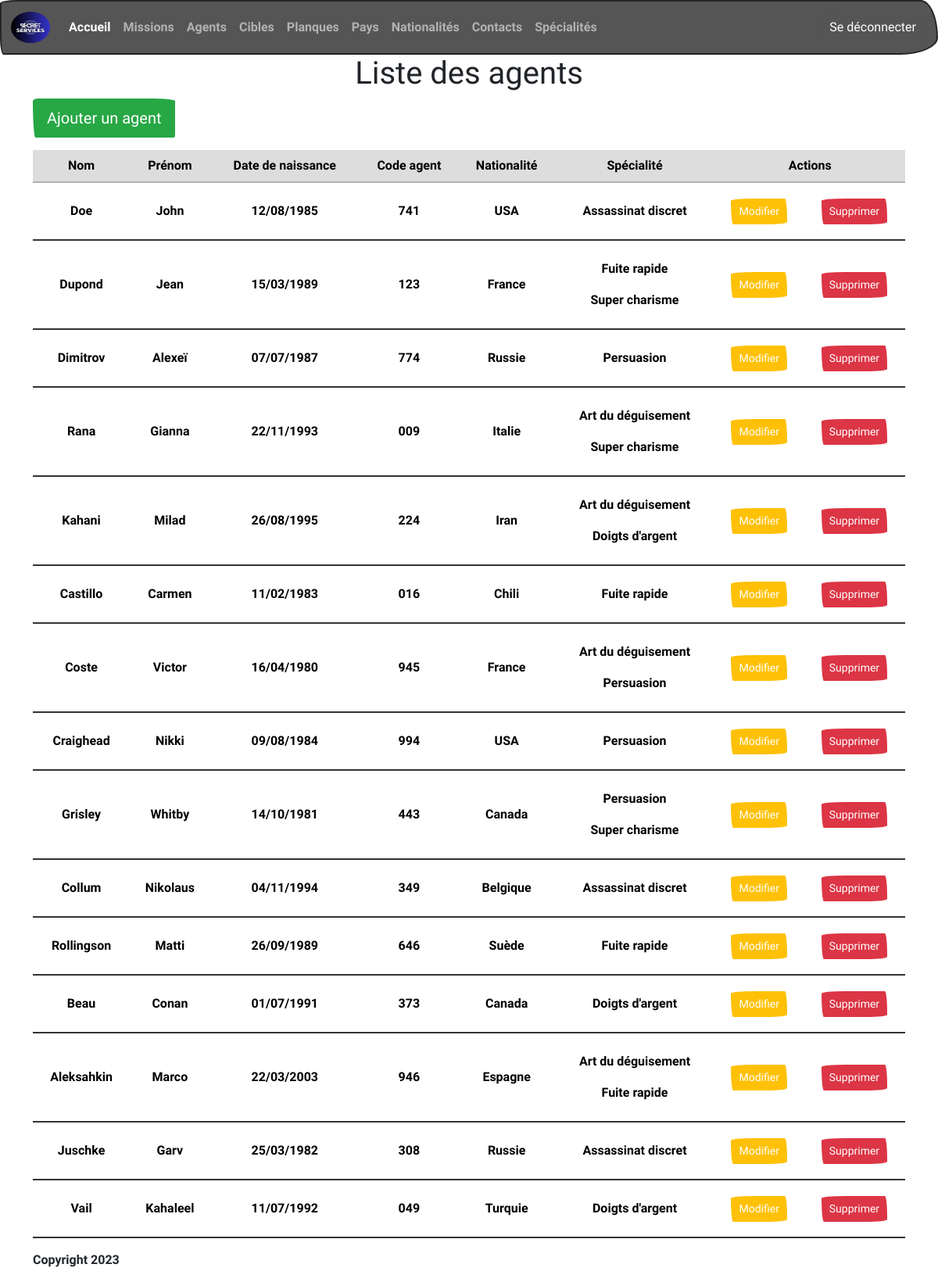
Page /agent (signed in) on the committed database.
### tables this page shows
CREATE TABLE IF NOT EXISTS `agent` (
  `id` int(11) NOT NULL AUTO_INCREMENT,
  `lastName` varchar(50) NOT NULL,
  `firstName` varchar(50) NOT NULL,
  `birthdate` date NOT NULL,
  `identificationCode` int(3) unsigned zerofill NOT NULL,
  `idNationality` int(11) NOT NULL,
  PRIMARY KEY (`id`),
  KEY `idNationality` (`idNationality`) USING BTREE,
  CONSTRAINT `agent_ibfk_1` FOREIGN KEY (`idNationality`) REFERENCES `nationality` (`id`) ON DELETE CASCADE ON UPDATE CASCADE
);

CREATE TABLE IF NOT EXISTS `nationality` (
  `id` int(11) NOT NULL AUTO_INCREMENT,
  `name` varchar(50) NOT NULL,
  PRIMARY KEY (`id`)
);

### controllers/AgentController.php (called while the page is built, shortened)
<?php
require_once 'models/managers/AgentManager.php';
class AgentController
{
    protected $agentManager;
    public function __construct()
    {
        $this->agentManager = new AgentManager;
    }
    public function index()
    {
        $agents = $this->agentManager->showAgentList();
        require_once 'views/agent/agentList.php';
    }
}

### index.php (called while the page is built, shortened)
<?php
require_once 'controllers/AgentController.php';
$router = new Router();
$router->addRoute('GET', BASE_URL . '/', 'HomeController', 'index');
$router->addRoute('POST', BASE_URL . '/search', 'SearchController', 'index');
$router->addRoute('GET', BASE_URL . '/login', 'LoginController', 'index');
$router->addRoute('POST', BASE_URL . '/login', 'LoginController', 'login');
$router->addRoute('GET', BASE_URL . '/logout', 'LogoutController', 'logout');
$router->addRoute('GET', BASE_URL . '/country', 'CountryController', 'index');
$router->addRoute('GET', BASE_URL . '/country/add', 'CountryController', 'addCountry');
$router->addRoute('POST', BASE_URL . '/country/add', 'CountryController', 'countryAddedToDatabase');
$router->addRoute('POST', BASE_URL . '/country/edit', 'CountryController', 'editCountry');
$router->addRoute('POST', BASE_URL . '/country/editOk', 'CountryController', 'editCountryInDatabase');
$router->addRoute('POST', BASE_URL . '/country', 'CountryController', 'deleteCountryFromDatabase');
$router->addRoute('GET', BASE_URL . '/nationality', 'NationalityController', 'index');
$router->addRoute('GET', BASE_URL . '/nationality/add', 'NationalityController', 'addNationality');
$router->addRoute('POST', BASE_URL . '/nationality/add', 'NationalityController', 'nationalityAddedToDatabase');
$router->addRoute('POST', BASE_URL . '/nationality/edit', 'NationalityController', 'editNationality');
$router->addRoute('POST', BASE_URL . '/nationality/editOk', 'NationalityController', 'editNationalityInDatabase');
$router->addRoute('POST', BASE_URL . '/nationality', 'NationalityController', 'deleteNationalityFromDatabase');
$router->addRoute('GET', BASE_URL . '/hideout', 'HideoutController', 'index');
$router->addRoute('GET', BASE_URL . '/hideout/add', 'HideoutController', 'addHideout');
$router->addRoute('POST', BASE_URL . '/hideout/add', 'HideoutController', 'hideoutAddedToDatabase');
$router->addRoute('POST', BASE_URL . '/hideout/edit', 'HideoutController', 'editHideout');
$router->addRoute('POST', BASE_URL . '/hideout/editOk', 'HideoutController', 'editHideoutInDatabase');
$router->addRoute('POST', BASE_URL . '/hideout', 'HideoutController', 'deleteHideoutFromDatabase');
$router->addRoute('GET', BASE_URL . '/target', 'TargetController', 'index');
$router->addRoute('GET', BASE_URL . '/target/add', 'TargetController', 'addTarget');
$router->addRoute('POST', BASE_URL . '/target/add', 'TargetController', 'targetAddedToDatabase');
$router->addRoute('POST', BASE_URL . '/target/edit', 'TargetController', 'editTarget');
$router->addRoute('POST', BASE_URL . '/target/editOk', 'TargetController', 'editTargetInDatabase');
$router->addRoute('POST', BASE_URL . '/target', 'TargetController', 'deleteTargetFromDatabase');
$router->addRoute('GET', BASE_URL . '/contact', 'ContactController', 'index');
$router->addRoute('GET', BASE_URL . '/contact/add', 'ContactController', 'addContact');
$router->addRoute('POST', BASE_URL . '/contact/add', 'ContactController', 'contactAddedToDatabase');
$router->addRoute('POST', BASE_URL . '/contact/edit', 'ContactController', 'editContact');
$router->addRoute('POST', BASE_URL . '/contact/editOk', 'ContactController', 'editContactInDatabase');
$router->addRoute('POST', BASE_URL . '/contact', 'ContactController', 'deleteContactFromDatabase');
$router->addRoute('GET', BASE_URL . '/agent', 'AgentController', 'index');
$router->addRoute('GET', BASE_URL . '/agent/add', 'AgentController', 'addAgent');
$router->addRoute('POST', BASE_URL . '/agent/add', 'AgentController', 'agentAddedToDatabase');
$router->addRoute('POST', BASE_URL . '/agent/edit', 'AgentController', 'editAgent');
$router->addRoute('POST', BASE_URL . '/agent/editOk', 'AgentController', 'editAgentInDatabase');
$router->addRoute('POST', BASE_URL . '/agent', 'AgentController', 'deleteAgentFromDatabase');
$router->addRoute('GET', BASE_URL . '/mission', 'MissionController', 'index');
$router->addRoute('GET', BASE_URL . '/mission/add', 'MissionController', 'addMission');
$router->addRoute('POST', BASE_URL . '/mission/add', 'MissionController', 'missionAddedInDatabase');
$router->addRoute('POST', BASE_URL . '/mission/edit', 'MissionController', 'editMission');
$router->addRoute('POST', BASE_URL . '/mission/editOk', 'MissionController', 'editMissionInDatabase');
$router->addRoute('POST', BASE_URL . '/mission', 'MissionController', 'deleteMissionFromDatabase');
$router->addRoute('GET', BASE_URL . '/speciality', 'SpecialityController', 'index');
$router->addRoute('GET', BASE_URL . '/speciality/add', 'SpecialityController', 'addSpeciality');
$router->addRoute('POST', BASE_URL . '/speciality/add', 'SpecialityController', 'specialityAddedInDatabase');
$router->addRoute('POST', BASE_URL . '/speciality/edit', 'SpecialityController', 'editSpeciality');
$router->addRoute('POST', BASE_URL . '/speciality/editOk', 'SpecialityController', 'editSpecialityInDatabase');
$router->addRoute('POST', BASE_URL . '/speciality', 'SpecialityController', 'deleteSpecialityFromDatabase');
$method = $_SERVER['REQUEST_METHOD'];
$uri = $_SERVER['REQUEST_URI'];
$handler = $router->getHandler($method, $uri);
$controller = new $handler['controller']();
$action = $handler['action'];
$controller->$action();

### models/Model.php (called while the page is built, shortened)
<?php
abstract class Model
{
    private static $pdo;
    private static function setDatabase()
    {
        $host = 'localhost';
        $username = 'root';
        $password = '';
        $dbname = 'spy_agency';
        self::$pdo = new PDO('mysql:host=' . $host . ';port=3307;dbname=' . $dbname . ';charset=utf8', $username, $password);
        self::$pdo->setAttribute(PDO::ATTR_ERRMODE, PDO::ERRMODE_WARNING);
    }
    protected function getDatabase()
    {
        return self::$pdo;
    }
}

### models/managers/AgentManager.php (called while the page is built, shortened)
<?php
require_once 'models/Model.php';
require_once 'models/classes/Agent.php';
class AgentManager extends Model
{
    public function showAgentList()
    {
        try {
            $req = 'SELECT a.id, a.lastName, a.firstName, a.birthdate, a.identificationCode, n.name AS nationality
                    FROM agent a
                    INNER JOIN nationality n
                    ON n.id = a.idNationality
                    ';
            $stmt = $this->getDatabase()->prepare($req);
            if ($stmt->execute()) {
                return $stmt->fetchAll(PDO::FETCH_ASSOC);
            }
        } catch (PDOException $e) {
          $e->getMessage();
        }
    }
    public function showAgentSpeciality($id)
    {
        try {
            $req = 'SELECT name
            FROM speciality s
            INNER JOIN agentspeciality sp
            ON sp.idSpeciality = s.id
            WHERE sp.idAgent = :id;'
            ;
            $stmt = $this->getDatabase()->prepare($req);
            $stmt->bindValue(':id', $id, PDO::PARAM_INT);
            $stmt->execute();
            $result = $stmt->fetchAll(PDO::FETCH_COLUMN);
            return $result;
        } catch (PDOException $e) {
            $e->getMessage();
        }
    }
}

### models/classes/Agent.php (called while the page is built, shortened)
<?php
class Agent
{
    private ?int $id = null;
    private string $lastName;
    private string $firstName;
    private string $birthdate;
    private int $identificationCode;
    private string $nationality;
    public function __construct(int $id, string $lastName, string $firstName, string $birthdate, int $identificationCode,
                                string $nationality)
    {
        $this->id = $id;
        $this->lastName = $lastName;
        $this->firstName = $firstName;
        $this->birthdate = $birthdate;
        $this->identificationCode = $identificationCode;
        $this->nationality = $nationality;
    }
    public function getId(): int
    {
        return $this->id;
    }
    public function getLastName(): string
    {
        return $this->lastName;
    }
    public function getFirstName(): string
    {
        return $this->firstName;
    }
    public function getBirthDate(): string
    {
        return $this->birthdate;
    }
    public function getIdentificationCode(): int
    {
        return $this->identificationCode;
    }
    public function getNationality(): string
    {
        return $this->nationality;
    }
}

### views/agent/agentList.php (the view, shortened to what this page needs)
<?php
if (isset($_SESSION['connect']) && $_SESSION['role'] === '["ROLE_ADMIN"]') {
?>
  <h1 class="text-center">Liste des agents</h1>
  <a href="<?= BASE_URL ?>/agent/add" class="btn btn-success btn-lg">Ajouter un agent</a>
  <table class="table table-hover text-center mt-3">
      <thead>
          <tr class="table-secondary">
              <th scope="col">Nom</th>
              <th scope="col">Prénom</th>
              <th scope="col">Date de naissance</th>
              <th scope="col">Code agent</th>
              <th scope="col">Nationalité</th>
              <th scope="col">Spécialité</th>
              <th scope="col" colspan="2">Actions</th>
          </tr>
      </thead>
      <tbody>
      <?php
      foreach ($agents as $agent) :
          $agent = new Agent(
              $agent['id'],
              $agent['lastName'],
              $agent['firstName'],
              $agent['birthdate'],
              $agent['identificationCode'],
              $agent['nationality']
          );
          $specialities = $this->agentManager->showAgentSpeciality($agent->getId());
      ?>
          <tr>
            <td class="align-middle"><?= $agent->getlastName(); ?></td>
            <td class="align-middle"><?= $agent->getFirstName(); ?></td>
            <td class="align-middle"><?= date('d/m/Y', strtotime($agent->getBirthDate())); ?></td>
            <td class="align-middle"><?= str_pad($agent->getIdentificationCode(), 3, '0', STR_PAD_LEFT); ?></td>
            <td class="align-middle"><?= $agent->getNationality(); ?>
            <td class="align-middle">
              <?php
              if ($specialities) {
                  foreach ($specialities as $speciality) :
              ?>
                  <p class="text-center mt-3"><?= $speciality ?>
                  </p>
              <?php
                  endforeach;
              } else {
              ?>
              <em>Pas de spécialité</em>
              <?php
              }
              ?>
            </td>
            <td class="align-middle">
                <form action="<?= BASE_URL ?>/agent/edit" method="POST">
                    <button type="submit" class="btn btn-warning btn-sm">Modifier</button>
                </form>
            </td>
            <td class="align-middle">
                <form action="<?= BASE_URL ?>/agent" method="POST" onSubmit="return confirm('Êtes-vous sûr?');">
                    <button type="submit" class="btn btn-danger btn-sm">Supprimer</button>
                </form>
            </td>
          </tr>
      <?php
      endforeach;
      ?>
      </tbody>
  </table>
<?php
}
?>
<?php
$content = ob_get_clean();
require('views/global/layout.php');
?>

### views/global/layout.php (shortened to what this page needs)
<!DOCTYPE html>
<html lang="fr">
  <head>
    <link rel="stylesheet" href="<?= BASE_URL ?>/assets/style.css">
    <link rel="stylesheet" href="https://bootswatch.com/5/sketchy/bootstrap.min.css">
  </head>
  <body>
      <header>
        <?php require_once 'header.php' ?>
      </header>
      <div class="container">
        <main>
          <?= $content ?>
        </main>
        <footer>
          <?php require_once 'footer.php' ?>
        </footer>
    </div>
  </body>
</html>

### views/global/header.php (shortened to what this page needs)
<nav class="navbar navbar-expand-md bg-dark" data-bs-theme="dark">
  <div class="container-fluid">
    <img src="<?= BASE_URL ?>/assets/pictures/logo.png" alt="logo" id="logo"class="navbar-brand">
    <div class="collapse navbar-collapse" id="navbarColor02">
      <ul class="navbar-nav me-auto">
        <li class="nav-item">
          <a class="nav-link text-light" href="<?= BASE_URL ?>/">Accueil
          </a>
        </li>
        <?php
        if(isset($_SESSION['connect']) && $_SESSION['role'] === '["ROLE_ADMIN"]') {
        ?>
        <li class="nav-item">
          <a class="nav-link" href="<?= BASE_URL ?>/mission">Missions</a>
        </li>
        <li class="nav-item">
          <a class="nav-link" href="<?= BASE_URL ?>/agent">Agents</a>
        </li>
        <li class="nav-item">
          <a class="nav-link" href="<?= BASE_URL ?>/target">Cibles</a>
        </li>
        <li class="nav-item">
          <a class="nav-link" href="<?= BASE_URL ?>/hideout">Planques</a>
        </li>
        <li class="nav-item">
          <a class="nav-link" href="<?= BASE_URL ?>/country">Pays</a>
        </li>
        <li class="nav-item">
          <a class="nav-link" href="<?= BASE_URL ?>/nationality">Nationalités</a>
        </li>
        <li class="nav-item">
          <a class="nav-link" href="<?= BASE_URL ?>/contact">Contacts</a>
        </li>
        <li class="nav-item">
          <a class="nav-link" href="<?= BASE_URL ?>/speciality">Spécialités</a>
        </li>
        <?php
        }
        ?>
      </ul>
                <?php
        if (isset($_SESSION['connect'])) {
        ?>
        <a class="btn btn-secondary my-2 my-sm-0" type="button" href="<?= BASE_URL ?>/logout">Se déconnecter</a>
          <?php
        }
        ?>
    </div>
  </div>
</nav>

### views/global/footer.php
<p>Copyright 2023</p>

### assets/style.css (style rules this page uses)
nav ul { list-style: none; display: flex; flex-direction: row; justify-content: space-evenly; align-items: center; }
#logo { width: 50px; height: 50px; border-radius: 25px; }

### rows in the picture
agent: lastName "Doe", firstName "John", birthdate "12/08/1985", identificationCode "741", idNationality.name "USA", speciality "Assassinat discret"
agent: lastName "Dupond", firstName "Jean", birthdate "15/03/1989", identificationCode "123", idNationality.name "France", speciality "Fuite rapide", speciality "Super charisme"
agent: lastName "Dimitrov", firstName "Alexeï", birthdate "07/07/1987", identificationCode "774", idNationality.name "Russie", speciality "Persuasion"
agent: lastName "Rana", firstName "Gianna", birthdate "22/11/1993", identificationCode "009", idNationality.name "Italie", speciality "Art du déguisement", speciality "Super charisme"
agent: lastName "Kahani", firstName "Milad", birthdate "26/08/1995", identificationCode "224", idNationality.name "Iran", speciality "Art du déguisement", speciality "Doigts d'argent"
agent: lastName "Castillo", firstName "Carmen", birthdate "11/02/1983", identificationCode "016", idNationality.name "Chili", speciality "Fuite rapide"
agent: lastName "Coste", firstName "Victor", birthdate "16/04/1980", identificationCode "945", idNationality.name "France", speciality "Art du déguisement", speciality "Persuasion"
agent: lastName "Craighead", firstName "Nikki", birthdate "09/08/1984", identificationCode "994", idNationality.name "USA", speciality "Persuasion"
agent: lastName "Grisley", firstName "Whitby", birthdate "14/10/1981", identificationCode "443", idNationality.name "Canada", speciality "Persuasion", speciality "Super charisme"
agent: lastName "Collum", firstName "Nikolaus", birthdate "04/11/1994", identificationCode "349", idNationality.name "Belgique", speciality "Assassinat discret"
agent: lastName "Rollingson", firstName "Matti", birthdate "26/09/1989", identificationCode "646", idNationality.name "Suède", speciality "Fuite rapide"
agent: lastName "Beau", firstName "Conan", birthdate "01/07/1991", identificationCode "373", idNationality.name "Canada", speciality "Doigts d'argent"
agent: lastName "Aleksahkin", firstName "Marco", birthdate "22/03/2003", identificationCode "946", idNationality.name "Espagne", speciality "Art du déguisement", speciality "Fuite rapide"
agent: lastName "Juschke", firstName "Garv", birthdate "25/03/1982", identificationCode "308", idNationality.name "Russie", speciality "Assassinat discret"
agent: lastName "Vail", firstName "Kahaleel", birthdate "11/07/1992", identificationCode "049", idNationality.name "Turquie", speciality "Doigts d'argent"
